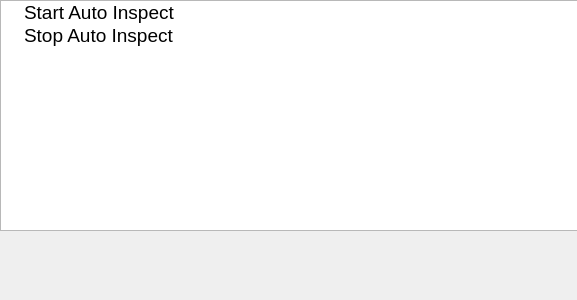
<?xml version="1.0" encoding="UTF-8"?>
<ui version="4.0">
 <class>AutoOperationForm</class>
 <widget class="QWidget" name="AutoOperationForm">
  <property name="geometry">
   <rect>
    <x>0</x>
    <y>0</y>
    <width>577</width>
    <height>300</height>
   </rect>
  </property>
  <property name="windowTitle">
   <string>Form</string>
  </property>
  <widget class="QTreeWidget" name="treeWidget">
   <property name="geometry">
    <rect>
     <x>0</x>
     <y>0</y>
     <width>581</width>
     <height>231</height>
    </rect>
   </property>
   <property name="font">
    <font>
     <pointsize>14</pointsize>
    </font>
   </property>
   <property name="whatsThis">
    <string>Program Management</string>
   </property>
   <property name="iconSize">
    <size>
     <width>20</width>
     <height>20</height>
    </size>
   </property>
   <property name="headerHidden">
    <bool>true</bool>
   </property>
   <property name="columnCount">
    <number>1</number>
   </property>
   <column>
    <property name="text">
     <string>1</string>
    </property>
   </column>
   <item>
    <property name="text">
     <string>Start Auto Inspect</string>
    </property>
    <property name="whatsThis">
     <string notr="true">Program Management</string>
    </property>
    <property name="icon">
     <iconset resource="resource.qrc">
      <normaloff>:/Image/StartAuto.png</normaloff>:/Image/StartAuto.png</iconset>
    </property>
   </item>
   <item>
    <property name="text">
     <string>Stop Auto Inspect</string>
    </property>
    <property name="icon">
     <iconset resource="resource.qrc">
      <normaloff>:/Image/StopAuto.png</normaloff>:/Image/StopAuto.png</iconset>
    </property>
   </item>
  </widget>
 </widget>
 <resources>
  <include location="resource.qrc"/>
 </resources>
 <connections/>
</ui>
